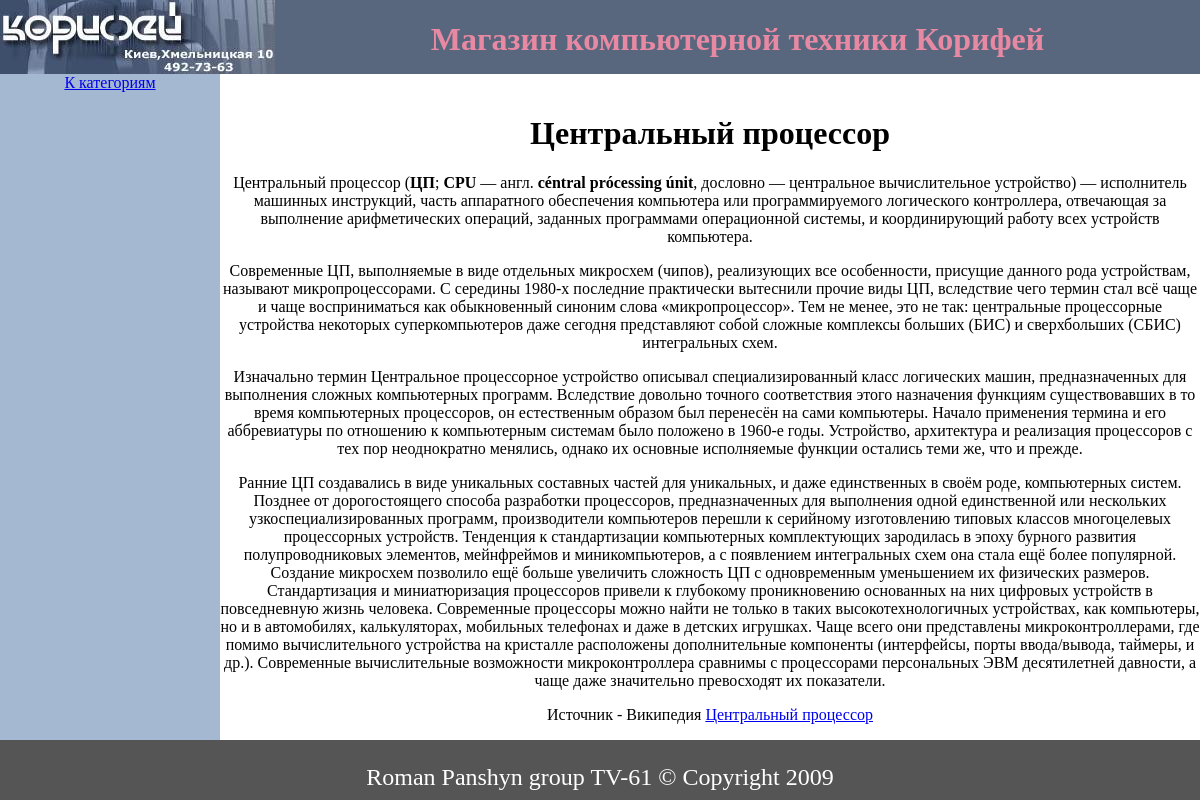
/index.php?show=info&category=processors, run on the app's committed database.
### tables this page shows
CREATE TABLE `Information` (
  `Id` varchar(50) NOT NULL,
  `Header` varchar(50) NOT NULL default '',
  `Text` text NOT NULL,
  PRIMARY KEY  (`Id`)
);

### index.php (the view, shortened to what this page needs)
<!DOCTYPE html PUBLIC "-//W3C//DTD HTML 4.01 Transitional//EN" "http://www.w3.org/TR/html4/Loose.dtd">
<html>
<head>
  <link rel="stylesheet" type="text/css" href="style.css">
</head>
<body>
<div id='logo'>
<img align='left' border=0 alt='Корифей продажа компьютерной техники' src='images/LogoCoryphae.jpg'>
<h1 align='center'>Магазин компьютерной техники Корифей</h1>
</div>
<div id=bottom>
<p>Roman Panshyn group TV-61 &copy; Copyright 2009</p>
</div>
<?php
$conn=@mysql_connect('localhost','Roman','panshyn');
if ($_GET['show']==info){
 echo "<div id=navig align='center'><a href='index.php'>К категориям</a></div>";
  $h = "SELECT Header from Information where id='".$_GET['category']."'";
  $t = "Select Text from Information where id='".$_GET['category']."'";
  $head = mysql_query($h,$conn);
  $text = mysql_query($t,$conn);
  echo "<div id=content>";
  echo "<h1>".mysql_result($head,0)."</h1>";
  echo mysql_result($text,0);
  echo "</div>";
}
?>
</body>
</html>

### style.css (style rules this page uses)
#navig { position:fixed; width:220px; top:74px; bottom:60px; left:0px; background-color:#a4b8d1; display:block; }
#content { position:fixed; overflow:scroll; text-align:center; top:94px; left:220px; right:0px; bottom:60px; display:block; }
#bottom { position:fixed; bottom:0px; height:60px; width:100%; left:0px; right:0px; background-color:#555; display:block; text-align:center; font-size:x-large; font-family: serif, 'Times New Roman', Times; color:white; background-attachment:fixed; }

### data on the page
information: Header "Центральный процессор", Text "Центральный процессор ( ЦП ; CPU — англ. céntral prócessing únit , дословно — центральное вычислительное устройство) — исполнитель машинных инструкций, часть аппаратного обеспечения компьютера или программируемого логического контроллера, отвечающая за выполнение арифметических операций, заданных программами операционной системы, и координирующий работу всех устройств компьютера. Современные ЦП, выполняемые в виде отдельных микросхем (чипов), реализующих все особенности, присущие данного рода устройствам, называют микропроцессорами. С середины 1980-х последние практически вытеснили прочие виды ЦП, вследствие чего термин стал всё чаще и чаще восприниматься как обыкновенный синоним слова…"
